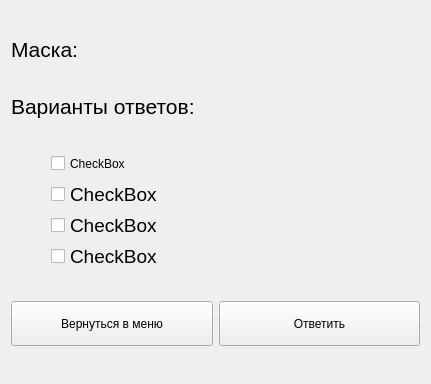
<?xml version="1.0" encoding="UTF-8"?>
<ui version="4.0">
 <class>Form</class>
 <widget class="QWidget" name="Form">
  <property name="geometry">
   <rect>
    <x>0</x>
    <y>0</y>
    <width>431</width>
    <height>384</height>
   </rect>
  </property>
  <property name="maximumSize">
   <size>
    <width>864</width>
    <height>608</height>
   </size>
  </property>
  <property name="windowTitle">
   <string>Form</string>
  </property>
  <layout class="QGridLayout" name="gridLayout">
   <item row="2" column="0">
    <layout class="QVBoxLayout" name="verticalLayout" stretch="0,0,0,0">
     <property name="spacing">
      <number>-1</number>
     </property>
     <property name="leftMargin">
      <number>40</number>
     </property>
     <property name="topMargin">
      <number>0</number>
     </property>
     <item>
      <widget class="QCheckBox" name="checkBox_4">
       <property name="maximumSize">
        <size>
         <width>256</width>
         <height>25</height>
        </size>
       </property>
       <property name="text">
        <string>CheckBox</string>
       </property>
       <property name="tristate">
        <bool>false</bool>
       </property>
      </widget>
     </item>
     <item>
      <widget class="QCheckBox" name="checkBox_3">
       <property name="maximumSize">
        <size>
         <width>256</width>
         <height>25</height>
        </size>
       </property>
       <property name="font">
        <font>
         <pointsize>14</pointsize>
        </font>
       </property>
       <property name="text">
        <string>CheckBox</string>
       </property>
      </widget>
     </item>
     <item>
      <widget class="QCheckBox" name="checkBox_2">
       <property name="maximumSize">
        <size>
         <width>256</width>
         <height>25</height>
        </size>
       </property>
       <property name="font">
        <font>
         <pointsize>14</pointsize>
        </font>
       </property>
       <property name="text">
        <string>CheckBox</string>
       </property>
      </widget>
     </item>
     <item>
      <widget class="QCheckBox" name="checkBox">
       <property name="maximumSize">
        <size>
         <width>256</width>
         <height>25</height>
        </size>
       </property>
       <property name="font">
        <font>
         <pointsize>14</pointsize>
        </font>
       </property>
       <property name="text">
        <string>CheckBox</string>
       </property>
      </widget>
     </item>
    </layout>
   </item>
   <item row="9" column="2">
    <widget class="QPushButton" name="replyBtn">
     <property name="maximumSize">
      <size>
       <width>300</width>
       <height>75</height>
      </size>
     </property>
     <property name="text">
      <string>Ответить</string>
     </property>
    </widget>
   </item>
   <item row="9" column="0">
    <widget class="QPushButton" name="backBtn">
     <property name="maximumSize">
      <size>
       <width>300</width>
       <height>45</height>
      </size>
     </property>
     <property name="text">
      <string>Вернуться в меню</string>
     </property>
    </widget>
   </item>
   <item row="0" column="0">
    <widget class="QLabel" name="maskLabel">
     <property name="maximumSize">
      <size>
       <width>256</width>
       <height>25</height>
      </size>
     </property>
     <property name="font">
      <font>
       <pointsize>16</pointsize>
      </font>
     </property>
     <property name="text">
      <string>Маска: </string>
     </property>
     <property name="scaledContents">
      <bool>false</bool>
     </property>
    </widget>
   </item>
   <item row="1" column="0">
    <widget class="QLabel" name="answersLabel">
     <property name="maximumSize">
      <size>
       <width>16777215</width>
       <height>25</height>
      </size>
     </property>
     <property name="font">
      <font>
       <pointsize>16</pointsize>
      </font>
     </property>
     <property name="text">
      <string>Варианты ответов:</string>
     </property>
    </widget>
   </item>
  </layout>
 </widget>
 <resources/>
 <connections/>
</ui>
